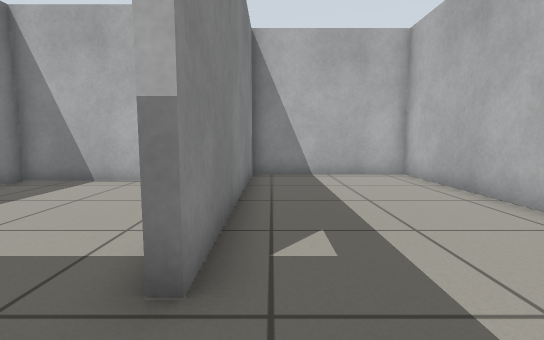
view 1 (above)

15 first-person views from a walk through a robot-simulator world made for Gazebo. The camera is 0.63 m above the floor, tilts 6° down and sees 85° across. The floor is counted in squares, 0.5 m on a side. Each view is taken from the middle of a square. On the plan, view 1 faces up. The plan holds only what a view shows up to about 13 squares ahead; the rest is blank.

view 2
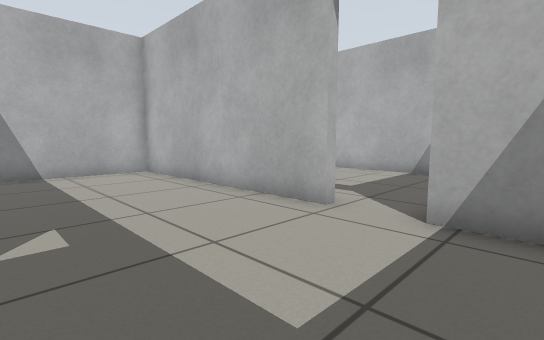

view 3
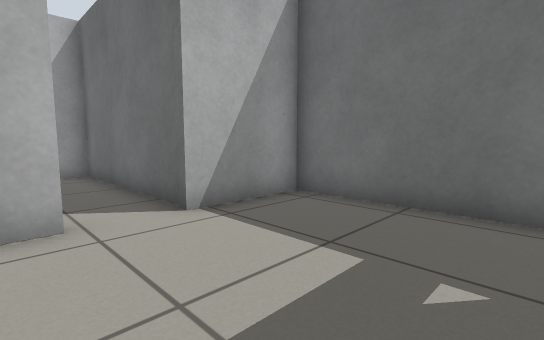

view 4
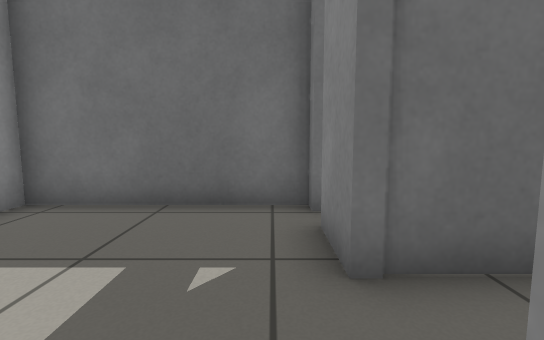

view 5
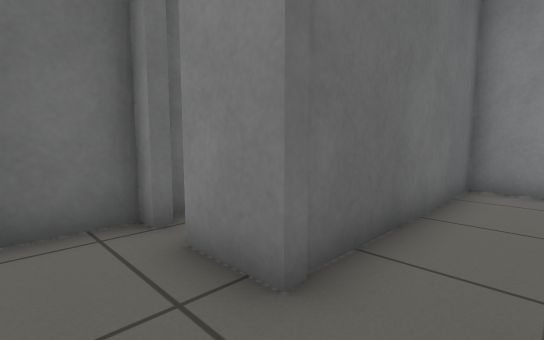

view 6
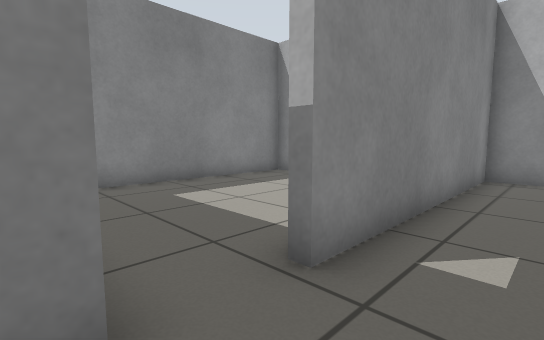

view 7
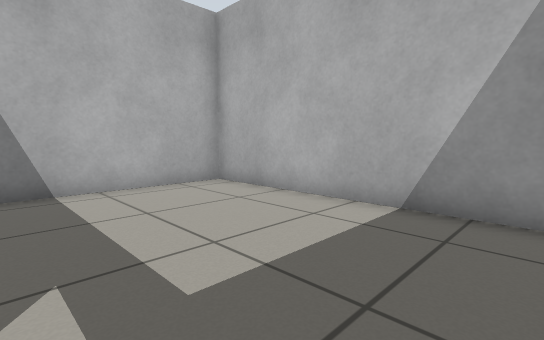

view 8
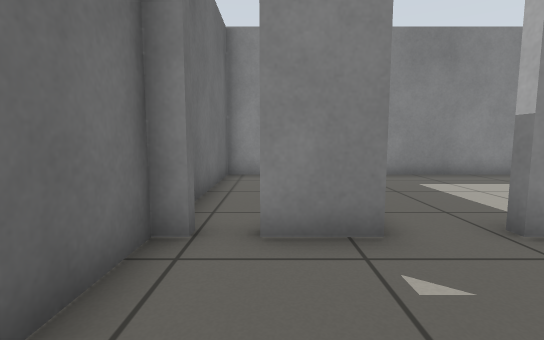

view 9
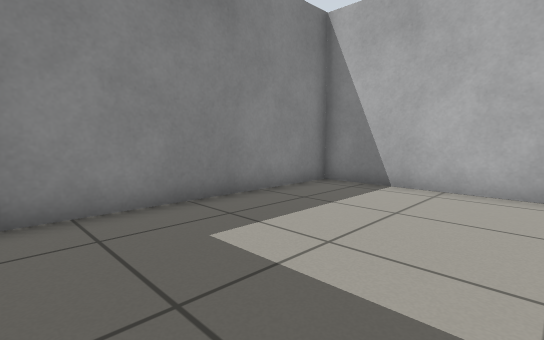

view 10
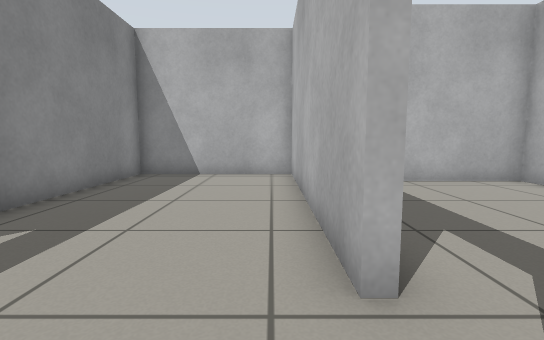

view 11
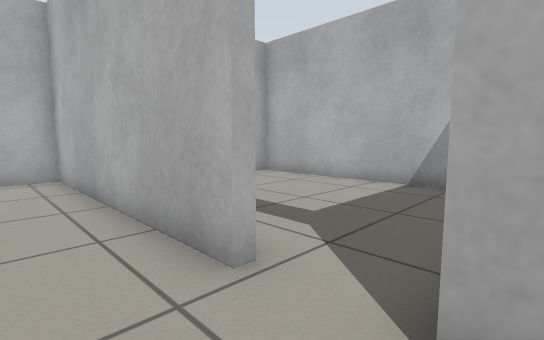

view 12
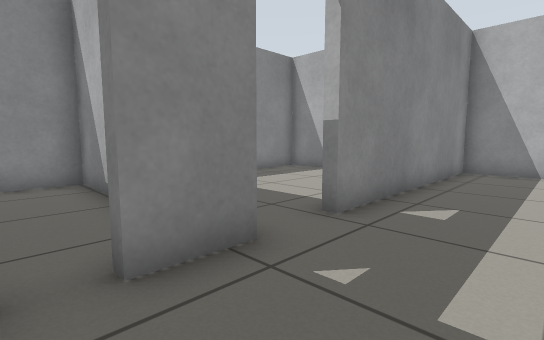

view 13
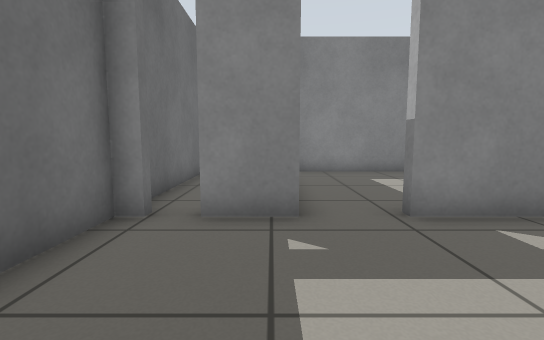

view 14
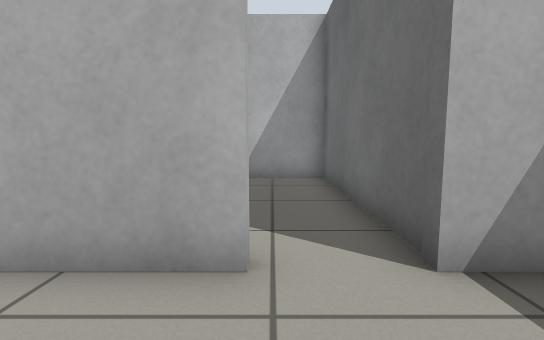

view 15
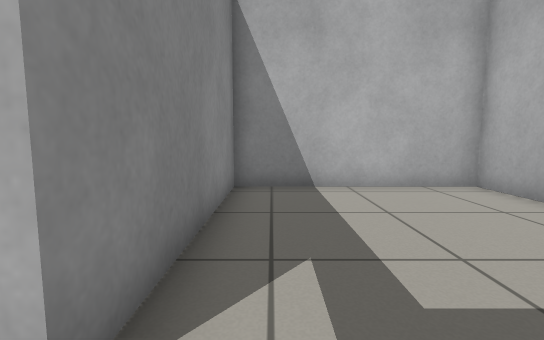

### Floor plan
Points are (right, up) in squares from view 1. A wall is a line through its corners. A room is listed if a view was taken in it or the views show most of it. See-through windows are left out.
Room 1 (views 1, 2, 3, 4, 5, 6, 8, 10, 11, 12, 13, 14)
walls: (4.7, 2.2) (4.7, 10.5) (-0.7, 10.5) (-0.7, 2.1); (-0.7, 0.4) (-0.7, -1.2); (-0.7, -2.1) (-0.7, -2.5) (4.7, -2.5) (4.7, 0.4)
ways out: open door at (5, 1.5) to room 2; open door at (-1, 1.5) to room 3; open door at (-1, -1.5) to room 4
Room 2 (views 7, 15)
walls: (4.7, 0.4) (11.4, 0.4) (11.4, 8.7) (5, 8.7) (5, 2.2)
ways out: open door at (5, 1.5) to room 1
Room 3 (view 9)
walls: (-2.3, 8.7) (-7.4, 8.7) (-7.4, 0.4) (-0.7, 0.4)
ways out: open door at (-1, 1.5) to room 1
Room 4 (no view inside)
walls: (-5.1, 0.1) (-7.4, 0.1) (-7.4, -2.5) (-1.1, -2.5)
ways out: open door at (-1, -1.5) to room 1

Where each view was taken, in squares from view 1:
view 1: 0 up, 0 right, facing up
view 2: 1 down, 0 right, facing up-right
view 3: 3 up, 0 right, facing down-right
view 4: 3 up, 0 right, facing down
view 5: 2 up, 1 right, facing down-left
view 6: 0 up, 1 right, facing up-left
view 7: 1 up, 6 right, facing up-right
view 8: 1 down, 3 right, facing left
view 9: 1 up, 2 left, facing up-left
view 10: 0 up, 4 right, facing up
view 11: 0 up, 3 right, facing up-right
view 12: 2 down, 2 right, facing up-left
view 13: 0 up, 4 right, facing left
view 14: 2 up, 2 right, facing right
view 15: 1 up, 6 right, facing up
